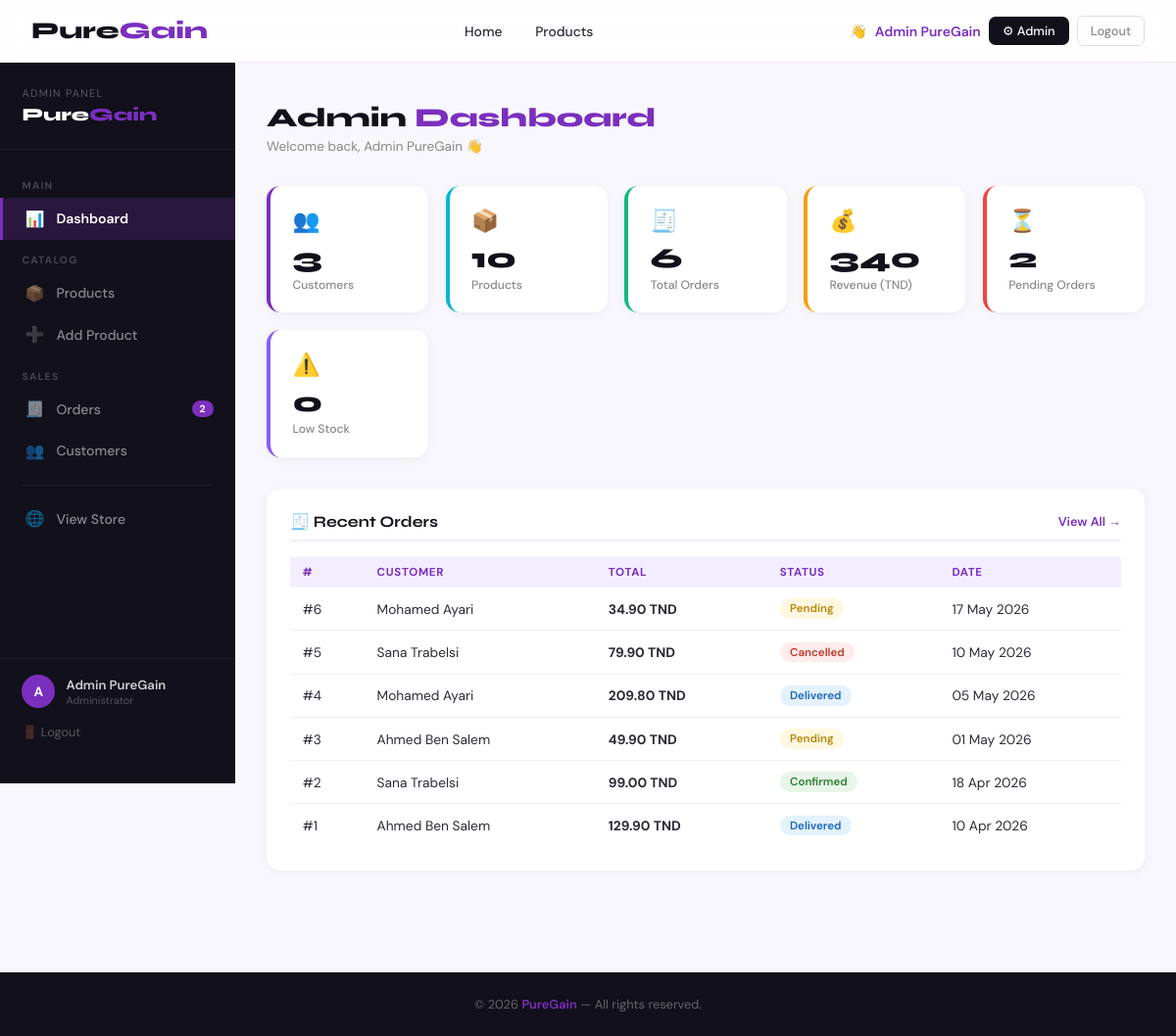
Page /admin/dashboard.php (signed in) on the committed database.
### tables this page shows
CREATE TABLE IF NOT EXISTS orders (
  id         INT           NOT NULL AUTO_INCREMENT,
  user_id    INT           NOT NULL,
  total      DECIMAL(10,2) NOT NULL DEFAULT 0.00,
  status     ENUM('pending','confirmed','delivered','cancelled')
             NOT NULL DEFAULT 'pending',
  created_at TIMESTAMP     NOT NULL DEFAULT CURRENT_TIMESTAMP,
  PRIMARY KEY (id),
  CONSTRAINT fk_order_user
    FOREIGN KEY (user_id) REFERENCES users (id)
    ON DELETE CASCADE ON UPDATE CASCADE
);

CREATE TABLE IF NOT EXISTS users (
  id         INT           NOT NULL AUTO_INCREMENT,
  name       VARCHAR(120)  NOT NULL,
  email      VARCHAR(180)  NOT NULL UNIQUE,
  password   VARCHAR(255)  NOT NULL,         
  role       ENUM('user','admin') NOT NULL DEFAULT 'user',
  created_at TIMESTAMP     NOT NULL DEFAULT CURRENT_TIMESTAMP,
  PRIMARY KEY (id)
);

### admin/dashboard.php (the view, shortened to what this page needs)
<?php
require '../includes/header.php';
require '../config/db.php';
$total_users    = mysqli_fetch_row(mysqli_query($conn, "SELECT COUNT(*) FROM users WHERE role='user'"))[0];
$total_products = mysqli_fetch_row(mysqli_query($conn, "SELECT COUNT(*) FROM products"))[0];
$total_orders   = mysqli_fetch_row(mysqli_query($conn, "SELECT COUNT(*) FROM orders"))[0];
$total_revenue  = mysqli_fetch_row(mysqli_query($conn, "SELECT COALESCE(SUM(total),0) FROM orders WHERE status='delivered'"))[0];
$pending_orders = mysqli_fetch_row(mysqli_query($conn, "SELECT COUNT(*) FROM orders WHERE status='pending'"))[0];
$low_stock      = mysqli_fetch_row(mysqli_query($conn, "SELECT COUNT(*) FROM products WHERE stock <= 5"))[0];
$recent         = mysqli_query($conn, "SELECT o.*, u.name AS customer FROM orders o JOIN users u ON o.user_id=u.id ORDER BY o.created_at DESC LIMIT 6");
?>
<?php require 'sidebar.php'; ?>
<main>
  <div class="page-title">Admin <span>Dashboard</span></div>
  <div class="page-sub">Welcome back, <?= htmlspecialchars($_SESSION['user_name']) ?> 👋</div>
  <div class="stats-grid">
    <div class="stat-card"><div class="stat-icon">👥</div><div class="stat-value"><?= $total_users ?></div><div class="stat-label">Customers</div></div>
    <div class="stat-card"><div class="stat-icon">📦</div><div class="stat-value"><?= $total_products ?></div><div class="stat-label">Products</div></div>
    <div class="stat-card"><div class="stat-icon">🧾</div><div class="stat-value"><?= $total_orders ?></div><div class="stat-label">Total Orders</div></div>
    <div class="stat-card"><div class="stat-icon">💰</div><div class="stat-value"><?= number_format($total_revenue,0) ?></div><div class="stat-label">Revenue (TND)</div></div>
    <div class="stat-card"><div class="stat-icon">⏳</div><div class="stat-value"><?= $pending_orders ?></div><div class="stat-label">Pending Orders</div></div>
    <div class="stat-card"><div class="stat-icon">⚠️</div><div class="stat-value"><?= $low_stock ?></div><div class="stat-label">Low Stock</div></div>
  </div>
  <div class="card-box">
    <div class="card-box-header">
      <h2>🧾 Recent Orders</h2>
      <a href="orders.php">View All →</a>
    </div>
    <?php if (mysqli_num_rows($recent) === 0): ?>
      <p style="color:var(--muted);text-align:center;padding:2rem;">No orders yet.</p>
    <?php else: ?>
      <table>
        <thead><tr><th>#</th><th>Customer</th><th>Total</th><th>Status</th><th>Date</th></tr></thead>
        <tbody>
          <?php while ($o = mysqli_fetch_assoc($recent)): ?>
            <tr>
              <td>#<?= $o['id'] ?></td>
              <td><?= htmlspecialchars($o['customer']) ?></td>
              <td><strong><?= number_format($o['total'],2) ?> TND</strong></td>
              <td><span class="badge badge-<?= $o['status'] ?>"><?= ucfirst($o['status']) ?></span></td>
              <td><?= date('d M Y', strtotime($o['created_at'])) ?></td>
            </tr>
          <?php endwhile; ?>
        </tbody>
      </table>
    <?php endif; ?>
  </div>
</main>
  </div>
</div>
<?php require '../includes/footer.php'; ?>

### includes/header.php (style rules this page uses)
*, *::before, *::after { box-sizing: border-box; margin: 0; padding: 0; }
:root { --purple: #7b2fbe; --purple-dark: #5a1f8e; --purple-pale: #f3eeff; --bg: #f8f7fc; --dark: #12101a; --text: #2d2b38; --muted: #888; --white: #fff; --radius: 14px; --error: #c0392b; --success: #1e7e4a; }
html { scroll-behavior: smooth; }
body { font-family: 'DM Sans', sans-serif; background: var(--bg); color: var(--text); min-height: 100vh; display: flex; flex-direction: column; }
a { text-decoration: none; color: inherit; }

### admin/dashboard.php (style rules this page uses)
.page-title { font-family:'Syne',sans-serif; font-size:1.7rem; font-weight:800; color:var(--dark); margin-bottom:0.3rem; }
.page-title span { color:var(--purple); }
.page-sub { font-size:0.85rem; color:var(--muted); margin-bottom:2rem; }
.stats-grid { display:grid; grid-template-columns:repeat(auto-fill,minmax(160px,1fr)); gap:1.1rem; margin-bottom:2rem; }
.stat-card { background:#fff; border-radius:var(--radius); padding:1.3rem 1.4rem; box-shadow:0 2px 10px rgba(0,0,0,0.05); border-left:4px solid var(--purple); transition:transform 0.2s, box-shadow 0.2s; }
.stat-card:nth-child(2) { border-color:#06b6d4; }
.stat-card:nth-child(3) { border-color:#10b981; }
.stat-card:nth-child(4) { border-color:#f59e0b; }
.stat-card:nth-child(5) { border-color:#ef4444; }
.stat-card:nth-child(6) { border-color:#8b5cf6; }
.stat-icon { font-size:1.4rem; margin-bottom:0.4rem; }
.stat-value { font-family:'Syne',sans-serif; font-size:1.8rem; font-weight:800; color:var(--dark); }
.stat-label { font-size:0.76rem; color:var(--muted); font-weight:500; margin-top:0.1rem; }
.card-box { background:#fff; border-radius:var(--radius); box-shadow:0 2px 10px rgba(0,0,0,0.05); padding:1.5rem; margin-bottom:1.5rem; }
.card-box-header { display:flex; align-items:center; justify-content:space-between; margin-bottom:1rem; padding-bottom:0.6rem; border-bottom:2px solid var(--purple-pale); }
.card-box-header h2 { font-family:'Syne',sans-serif; font-size:1rem; font-weight:700; color:var(--dark); }
.card-box-header a { font-size:0.8rem; color:var(--purple); font-weight:600; }
table { width:100%; border-collapse:collapse; font-size:0.86rem; }
th { text-align:left; padding:0.5rem 0.8rem; background:var(--purple-pale); color:var(--purple); font-size:0.72rem; font-weight:700; text-transform:uppercase; letter-spacing:0.06em; }
td { padding:0.7rem 0.8rem; border-bottom:1px solid #f0eef5; }
tr:last-child td { border-bottom:none; }
.badge { display:inline-block; padding:0.18rem 0.65rem; border-radius:20px; font-size:0.72rem; font-weight:600; text-transform:capitalize; }
.badge-pending { background:#fff8e1; color:#b8860b; }
.badge-confirmed { background:#e8f5e9; color:#2e7d32; }
.badge-delivered { background:#e3f2fd; color:#1565c0; }
.badge-cancelled { background:#fdecea; color:var(--error); }

### admin/sidebar.php (style rules this page uses)
.admin-content main { padding: 2.5rem 2rem 5rem; max-width: 1060px; margin: 0 auto; }

### rows in the picture
orders: id "6", user.name "Mohamed Ayari", total "34.90", status "Pending", created_at "17 May 2026"
orders: id "5", user.name "Sana Trabelsi", total "79.90", status "Cancelled", created_at "10 May 2026"
orders: id "4", user.name "Mohamed Ayari", total "209.80", status "Delivered", created_at "05 May 2026"
orders: id "3", user.name "Ahmed Ben Salem", total "49.90", status "Pending", created_at "01 May 2026"
orders: id "2", user.name "Sana Trabelsi", total "99.00", status "Confirmed", created_at "18 Apr 2026"
orders: id "1", user.name "Ahmed Ben Salem", total "129.90", status "Delivered", created_at "10 Apr 2026"

### other values in the picture
$_SESSION['user_name'] "Admin PureGain"
$pending_count "2"
substr($_SESSION['user_name'], 0, 1) "A"
$total_users "3"
$total_products "10"
$total_orders "6"
$total_revenue "340"
$pending_orders "2"
$low_stock "0"
